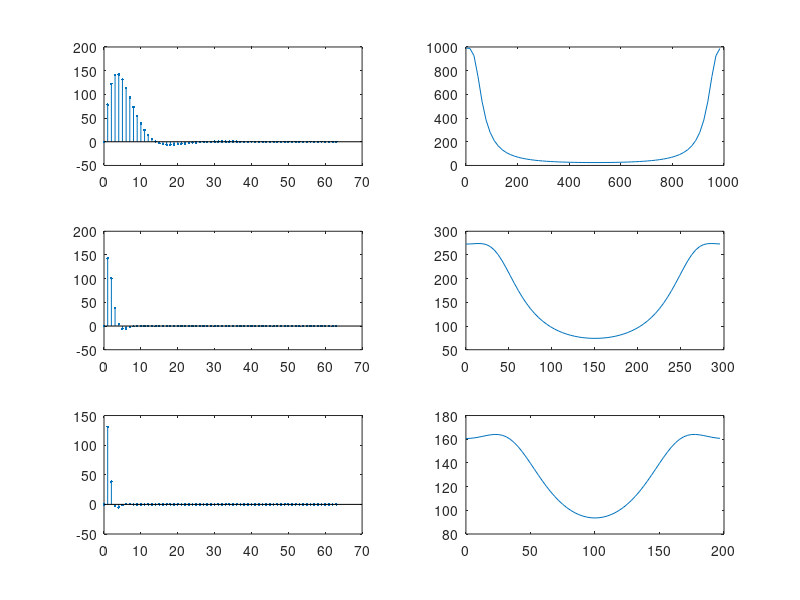

Reproduce this figure in MATLAB.
Fs=[1000;300;200];
Tp=[64/1000;64/300;64/200]
a=444.128;
b=50*sqrt(2)*pi;
w=50*sqrt(2)*pi;
n=0:63;
for i = 1 : 3
    t=1/Fs(i,1)
    x=a*exp(-1*b*t*n).*sin(w*t*n).*(t*n>0);
    y=fft(x,64);
    m=abs(y);
    f=(0:63)/Tp(i,1);
    subplot(3,2,2*i-1);
    stem(n,x,'.');
    subplot(3,2,2*i);
    plot(f,m);
end
